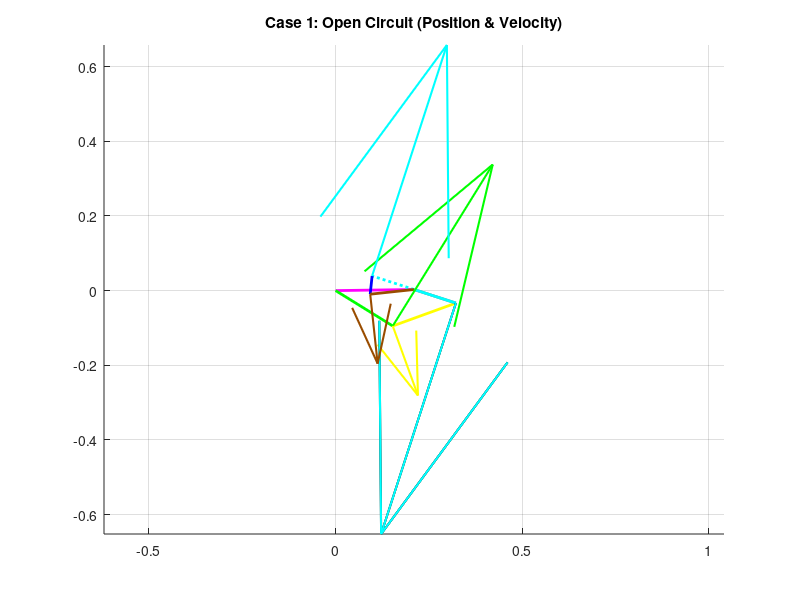
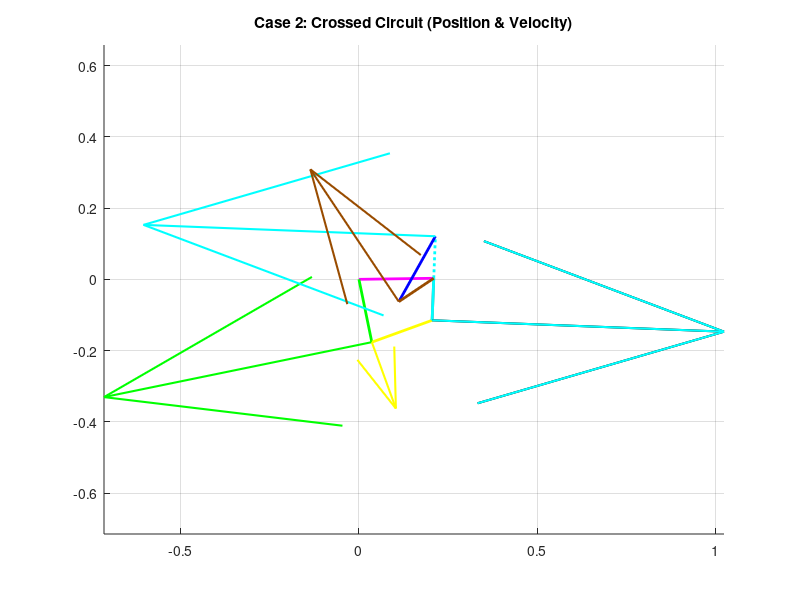

MATLAB code to generate these figures, in order:
clear all
close all
clc

% ==========================================
% SECTION 1: PARAMETERS & INPUT
% ==========================================
L1 = 0.210; % Ground (Pink)
L2_Loop1 = 0.180; % Green
L3_Loop1 = 0.180; % Yellow
L4_Shared = 0.118; % Grey

L2_Loop2 = 0.118; % Cyan
L3_Loop2 = 0.210; % Red

L2_Loop3 = 0.118; % Cyan (Extended)
L3_Loop3 = 0.210; % Blue
L4_Loop3 = 0.118; % Brown

d = L1;
offset_deg = 0.81;
offset = deg2rad(offset_deg);

q3d_global = 19.94; 
q3 = deg2rad(q3d_global) - offset;

w_Yellow = -2.2; % Input Angular Velocity

% ==========================================
% SECTION 2: POSITION ANALYSIS (CALCULATE ANGLES)
% ==========================================

% --- LOOP 1: Green-Yellow-Grey ---
a = L2_Loop1; b = L3_Loop1; c = L4_Shared;
K1=d/b; K2=d/c; K3=(b^2-a^2+c^2+d^2)/(2*b*c); K4=d/a; K5=(c^2-d^2-b^2-a^2)/(2*b*a);
A=cos(q3)-K1-K2*cos(q3)+K3; B=-2*sin(q3); C=K1-(K2+1)*cos(q3)+K3;
D=cos(q3)-K1+K4*cos(q3)+K5; E=-2*sin(q3); F=K1+(K4-1)*cos(q3)+K5;

q4_L1_open = 2*atan((-B - sqrt(B^2 - 4*A*C))/(2*A));
q2_L1_open = 2*atan((-E - sqrt(E^2 - 4*D*F))/(2*D));
q4_L1_cross = 2*atan((-B + sqrt(B^2 - 4*A*C))/(2*A));
q2_L1_cross = 2*atan((-E + sqrt(E^2 - 4*D*F))/(2*D));

% --- LOOP 2: Cyan-Red-Grey (Input: Grey) ---
a = L2_Loop2; b = L3_Loop2; c = L4_Shared;
K1_L2=d/c; K2_L2=d/a; K3_L2=(c^2-b^2+a^2+d^2)/(2*c*a); K4_L2=d/b; K5_L2=(a^2-d^2-c^2-b^2)/(2*c*b);

% Case 1 (Open Input from Loop 1)
q_in_1 = q4_L1_open;
A2_1=cos(q_in_1)-K1_L2-K2_L2*cos(q_in_1)+K3_L2; B2_1=-2*sin(q_in_1); C2_1=K1_L2-(K2_L2+1)*cos(q_in_1)+K3_L2;
D2_1=cos(q_in_1)-K1_L2+K4_L2*cos(q_in_1)+K5_L2; E2_1=-2*sin(q_in_1); F2_1=K1_L2+(K4_L2-1)*cos(q_in_1)+K5_L2;
q2_Cyan_1 = 2*atan((-B2_1 + sqrt(B2_1^2 - 4*A2_1*C2_1))/(2*A2_1)); 
q3_Red_1 = 2*atan((-E2_1 + sqrt(E2_1^2 - 4*D2_1*F2_1))/(2*D2_1));

% Case 2 (Crossed Input from Loop 1)
q_in_2 = q4_L1_cross;
A2_2=cos(q_in_2)-K1_L2-K2_L2*cos(q_in_2)+K3_L2; B2_2=-2*sin(q_in_2); C2_2=K1_L2-(K2_L2+1)*cos(q_in_2)+K3_L2;
D2_2=cos(q_in_2)-K1_L2+K4_L2*cos(q_in_2)+K5_L2; E2_2=-2*sin(q_in_2); F2_2=K1_L2+(K4_L2-1)*cos(q_in_2)+K5_L2;
q2_Cyan_2 = 2*atan((-B2_2 + sqrt(B2_2^2 - 4*A2_2*C2_2))/(2*A2_2)); 
q3_Red_2 = 2*atan((-E2_2 + sqrt(E2_2^2 - 4*D2_2*F2_2))/(2*D2_2));

% --- LOOP 3: Cyan-Blue-Brown (Input: Cyan) ---
a = L2_Loop3; b = L3_Loop3; c = L4_Loop3;
K1_L3=d/a; K2_L3=d/c; K3_L3=(a^2-b^2+c^2+d^2)/(2*a*c); K4_L3=d/b; K5_L3=(c^2-d^2-a^2-b^2)/(2*a*b);

% Case 1 (Open Input)
q_in_3_1 = q2_Cyan_1 + pi;
A3_1=cos(q_in_3_1)-K1_L3-K2_L3*cos(q_in_3_1)+K3_L3; B3_1=-2*sin(q_in_3_1); C3_1=K1_L3-(K2_L3+1)*cos(q_in_3_1)+K3_L3;
D3_1=cos(q_in_3_1)-K1_L3+K4_L3*cos(q_in_3_1)+K5_L3; E3_1=-2*sin(q_in_3_1); F3_1=K1_L3+(K4_L3-1)*cos(q_in_3_1)+K5_L3;
q4_Brown_1 = 2*atan((-B3_1 + sqrt(B3_1^2 - 4*A3_1*C3_1))/(2*A3_1));
q3_Blue_1 = 2*atan((-E3_1 + sqrt(E3_1^2 - 4*D3_1*F3_1))/(2*D3_1));

% Case 2 (Crossed Input)
q_in_3_2 = q2_Cyan_2 + pi;
A3_2=cos(q_in_3_2)-K1_L3-K2_L3*cos(q_in_3_2)+K3_L3; B3_2=-2*sin(q_in_3_2); C3_2=K1_L3-(K2_L3+1)*cos(q_in_3_2)+K3_L3;
D3_2=cos(q_in_3_2)-K1_L3+K4_L3*cos(q_in_3_2)+K5_L3; E3_2=-2*sin(q_in_3_2); F3_2=K1_L3+(K4_L3-1)*cos(q_in_3_2)+K5_L3;
q4_Brown_2 = 2*atan((-B3_2 + sqrt(B3_2^2 - 4*A3_2*C3_2))/(2*A3_2));
q3_Blue_2 = 2*atan((-E3_2 + sqrt(E3_2^2 - 4*D3_2*F3_2))/(2*D3_2));

% --- DISPLAY ANGLES ---
disp('======================================');
disp('       POSITION RESULTS (Degrees)');
disp('======================================');
disp('--- CASE 1 (OPEN) ---');
disp(['  Green:  ', num2str(rad2deg(q2_L1_open)+offset_deg)]);
disp(['  Yellow: ', num2str(q3d_global)]);
disp(['  Grey:   ', num2str(rad2deg(q4_L1_open)+offset_deg)]);
disp(['  Cyan:   ', num2str(rad2deg(q2_Cyan_1)+offset_deg)]);
disp(['  Red:    ', num2str(rad2deg(q3_Red_1)+offset_deg)]);
disp(['  Blue:   ', num2str(rad2deg(q3_Blue_1)+offset_deg)]);
disp(['  Brown:  ', num2str(rad2deg(q4_Brown_1)+offset_deg)]);
disp(' ');
disp('--- CASE 2 (CROSSED) ---');
disp(['  Green:  ', num2str(rad2deg(q2_L1_cross)+offset_deg)]);
disp(['  Yellow: ', num2str(q3d_global)]);
disp(['  Grey:   ', num2str(rad2deg(q4_L1_cross)+offset_deg)]);
disp(['  Cyan:   ', num2str(rad2deg(q2_Cyan_2)+offset_deg)]);
disp(['  Red:    ', num2str(rad2deg(q3_Red_2)+offset_deg)]);
disp(['  Blue:   ', num2str(rad2deg(q3_Blue_2)+offset_deg)]);
disp(['  Brown:  ', num2str(rad2deg(q4_Brown_2)+offset_deg)]);
disp(' ');

% ==========================================
% SECTION 3: VELOCITY ANALYSIS (CALCULATE OMEGAS)
% ==========================================
% w_Yellow = -2.2

% --- Loop 1 ---
a=L2_Loop1; b=L3_Loop1; c=L4_Shared;
% Case 1
w_Grey_1 = (b * w_Yellow * sin(q3 - q2_L1_open)) / (c * sin(q4_L1_open - q2_L1_open));
w_Green_1 = (b * w_Yellow * sin(q4_L1_open - q3)) / (a * sin(q4_L1_open - q2_L1_open));
% Case 2
w_Grey_2 = (b * w_Yellow * sin(q3 - q2_L1_cross)) / (c * sin(q4_L1_cross - q2_L1_cross));
w_Green_2 = (b * w_Yellow * sin(q4_L1_cross - q3)) / (a * sin(q4_L1_cross - q2_L1_cross));

% --- Loop 2 ---
a=L2_Loop2; b=L3_Loop2; c=L4_Shared;
% Case 1
w_Cyan_1 = (c * w_Grey_1 * sin(q4_L1_open - q3_Red_1)) / (a * sin(q2_Cyan_1 - q3_Red_1));
w_Red_1 = (c * w_Grey_1 * sin(q4_L1_open - q2_Cyan_1)) / (b * sin(q3_Red_1 - q2_Cyan_1));
% Case 2
w_Cyan_2 = (c * w_Grey_2 * sin(q4_L1_cross - q3_Red_2)) / (a * sin(q2_Cyan_2 - q3_Red_2));
w_Red_2 = (c * w_Grey_2 * sin(q4_L1_cross - q2_Cyan_2)) / (b * sin(q3_Red_2 - q2_Cyan_2));

% --- Loop 3 ---
a=L2_Loop3; b=L3_Loop3; c=L4_Loop3;
% Case 1
w_Brown_1 = (a * w_Cyan_1 * sin(q_in_3_1 - q3_Blue_1)) / (c * sin(q4_Brown_1 - q3_Blue_1));
w_Blue_1 = (a * w_Cyan_1 * sin(q4_Brown_1 - q_in_3_1)) / (b * sin(q4_Brown_1 - q3_Blue_1));
% Case 2
w_Brown_2 = (a * w_Cyan_2 * sin(q_in_3_2 - q3_Blue_2)) / (c * sin(q4_Brown_2 - q3_Blue_2));
w_Blue_2 = (a * w_Cyan_2 * sin(q4_Brown_2 - q_in_3_2)) / (b * sin(q4_Brown_2 - q3_Blue_2));

% --- DISPLAY VELOCITIES ---
disp('======================================');
disp('       VELOCITY RESULTS (rad/s)');
disp('======================================');
disp('--- CASE 1 (OPEN) ---');
disp(['  w_Green: ', num2str(w_Green_1)]);
disp(['  w_Yellow (Input): ', num2str(w_Yellow)]);
disp(['  w_Grey:  ', num2str(w_Grey_1)]);
disp(['  w_Cyan:  ', num2str(w_Cyan_1)]);
disp(['  w_Red:   ', num2str(w_Red_1)]);
disp(['  w_Blue:  ', num2str(w_Blue_1)]);
disp(['  w_Brown: ', num2str(w_Brown_1)]);
disp(' ');
disp('--- CASE 2 (CROSSED) ---');
disp(['  w_Green: ', num2str(w_Green_2)]);
disp(['  w_Yellow (Input): ', num2str(w_Yellow)]);
disp(['  w_Grey:  ', num2str(w_Grey_2)]);
disp(['  w_Cyan:  ', num2str(w_Cyan_2)]);
disp(['  w_Red:   ', num2str(w_Red_2)]);
disp(['  w_Blue:  ', num2str(w_Blue_2)]);
disp(['  w_Brown: ', num2str(w_Brown_2)]);

% ==========================================
% SECTION 4: VECTORS & PLOTTING
% ==========================================
Scale = 0.5;
RO4O2 = L1*exp(1i*offset);
RO4O2x = real(RO4O2); RO4O2y = imag(RO4O2);

% --- CASE 1 (OPEN) ---
figure(1)
hold on; title('Case 1: Open Circuit (Position & Velocity)');

% 1. Create Position Vectors (Relative to Link Origins)
% Loop 1
R_Green = L2_Loop1*exp(1i*(q2_L1_open+offset)); % Tail at O2
R_Yellow = L3_Loop1*exp(1i*(q3+offset)); % Tail at Green Tip
R_Grey = L4_Shared*exp(1i*(q4_L1_open+offset)); % Tail at O4

% Loop 2 (Corrected Origin: Starts at Grey Tip / O4)
% Note: Cyan in Loop 2 is attached to Grey (Link 4)
% Wait, standard 4-bar Loop 2: Ground -> Cyan -> Red -> Grey -> Ground? 
% No, usually it shares a link. If Grey is input to Loop 2, then Cyan is attached to Ground (O4)?
% Based on your previous logic "Cyan is Crank Loop 2", it starts at O4 (RO4O2).
R_Cyan = L2_Loop2*exp(1i*(q2_Cyan_1+offset)); % Tail at O4 (RO4O2)
R_Red = L3_Loop2*exp(1i*(q3_Red_1+offset)); % Tail at Cyan Tip

% Loop 3
R_Cyan_Up = L2_Loop3*exp(1i*(q_in_3_1+offset)); % Tail at O4 (RO4O2)
R_Blue = L3_Loop3*exp(1i*(q3_Blue_1+offset)); % Tail at Cyan Up Tip
R_Brown = L4_Loop3*exp(1i*(q4_Brown_1+offset)); % Tail at O4 (RO4O2)

% 2. Plot Mechanism (Position)
% Ground
plot([0 RO4O2x], [0 RO4O2y], 'm-', 'LineWidth', 2); 

% Loop 1
plot([0 real(R_Green)], [0 imag(R_Green)], 'g-', 'LineWidth', 2); % Green
plot([real(R_Green) real(R_Grey)+RO4O2x], [imag(R_Green) imag(R_Grey)+RO4O2y], 'y-', 'LineWidth', 2); % Yellow
plot([RO4O2x real(R_Grey)+RO4O2x], [RO4O2y imag(R_Grey)+RO4O2y], 'Color', [0.5 0.5 0.5], 'LineWidth', 2); % Grey

% Loop 2
plot([RO4O2x real(R_Cyan)+RO4O2x], [RO4O2y imag(R_Cyan)+RO4O2y], 'c-', 'LineWidth', 2); % Cyan
plot([real(R_Cyan)+RO4O2x real(R_Grey)+RO4O2x], [imag(R_Cyan)+RO4O2y imag(R_Grey)+RO4O2y], 'r-', 'LineWidth', 2); % Red

% Loop 3
plot([RO4O2x real(R_Cyan_Up)+RO4O2x], [RO4O2y imag(R_Cyan_Up)+RO4O2y], 'c:', 'LineWidth', 2); % Cyan Up
plot([real(R_Cyan_Up)+RO4O2x real(R_Brown)+RO4O2x], [imag(R_Cyan_Up)+RO4O2y imag(R_Brown)+RO4O2y], 'b-', 'LineWidth', 2); % Blue
plot([RO4O2x real(R_Brown)+RO4O2x], [RO4O2y imag(R_Brown)+RO4O2y], 'Color', [0.6 0.3 0], 'LineWidth', 2); % Brown

% 3. Calculate Velocities (V = 1i * R * w)
V_Green = 1i * R_Green * w_Green_1;
V_Yellow_Rel = 1i * R_Yellow * w_Yellow;
V_Grey = 1i * R_Grey * w_Grey_1;
V_Cyan = 1i * R_Cyan * w_Cyan_1;
V_Cyan_Up = 1i * R_Cyan_Up * w_Cyan_1;
V_Brown = 1i * R_Brown * w_Brown_1;

% 4. Plot Velocities (Quiver starts at Link Tip)
% Green (Start at Green Tip)
quiver(real(R_Green), imag(R_Green), real(V_Green)*Scale, imag(V_Green)*Scale, 0, 'Color', 'g', 'LineWidth', 1.5, 'MaxHeadSize', 0.5);
% Yellow Rel (Start at Green Tip - Relative Velocity)
quiver(real(R_Green), imag(R_Green), real(V_Yellow_Rel)*Scale, imag(V_Yellow_Rel)*Scale, 0, 'Color', 'y', 'LineWidth', 1.5, 'MaxHeadSize', 0.5);
% Grey (Start at Grey Tip)
quiver(real(R_Grey)+RO4O2x, imag(R_Grey)+RO4O2y, real(V_Grey)*Scale, imag(V_Grey)*Scale, 0, 'k', 'LineWidth', 1.5, 'MaxHeadSize', 0.5);
% Cyan Down (Start at Cyan Tip)
quiver(real(R_Cyan)+RO4O2x, imag(R_Cyan)+RO4O2y, real(V_Cyan)*Scale, imag(V_Cyan)*Scale, 0, 'c', 'LineWidth', 1.5, 'MaxHeadSize', 0.5);
% Cyan Up (Start at Cyan Up Tip)
quiver(real(R_Cyan_Up)+RO4O2x, imag(R_Cyan_Up)+RO4O2y, real(V_Cyan_Up)*Scale, imag(V_Cyan_Up)*Scale, 0, 'c', 'LineWidth', 1.5, 'MaxHeadSize', 0.5);
% Brown (Start at Brown Tip)
quiver(real(R_Brown)+RO4O2x, imag(R_Brown)+RO4O2y, real(V_Brown)*Scale, imag(V_Brown)*Scale, 0, 'Color', [0.6 0.3 0], 'LineWidth', 1.5, 'MaxHeadSize', 0.5);

axis equal; grid on;

% --- CASE 2 (CROSSED) ---
figure(2)
hold on; title('Case 2: Crossed Circuit (Position & Velocity)');

% 1. Create Vectors
R_Green_2 = L2_Loop1*exp(1i*(q2_L1_cross+offset));
R_Yellow_2 = L3_Loop1*exp(1i*(q3+offset));
R_Grey_2 = L4_Shared*exp(1i*(q4_L1_cross+offset));
R_Cyan_2 = L2_Loop2*exp(1i*(q2_Cyan_2+offset));
R_Red_2 = L3_Loop2*exp(1i*(q3_Red_2+offset));
R_Cyan_Up_2 = L2_Loop3*exp(1i*(q_in_3_2+offset));
R_Blue_2 = L3_Loop3*exp(1i*(q3_Blue_2+offset));
R_Brown_2 = L4_Loop3*exp(1i*(q4_Brown_2+offset));

% 2. Plot Position
plot([0 RO4O2x], [0 RO4O2y], 'm-', 'LineWidth', 2);
plot([0 real(R_Green_2)], [0 imag(R_Green_2)], 'g-', 'LineWidth', 2);
plot([real(R_Green_2) real(R_Grey_2)+RO4O2x], [imag(R_Green_2) imag(R_Grey_2)+RO4O2y], 'y-', 'LineWidth', 2);
plot([RO4O2x real(R_Grey_2)+RO4O2x], [RO4O2y imag(R_Grey_2)+RO4O2y], 'Color', [0.5 0.5 0.5], 'LineWidth', 2);
plot([RO4O2x real(R_Cyan_2)+RO4O2x], [RO4O2y imag(R_Cyan_2)+RO4O2y], 'c-', 'LineWidth', 2);
plot([real(R_Cyan_2)+RO4O2x real(R_Grey_2)+RO4O2x], [imag(R_Cyan_2)+RO4O2y imag(R_Grey_2)+RO4O2y], 'r-', 'LineWidth', 2);
plot([RO4O2x real(R_Cyan_Up_2)+RO4O2x], [RO4O2y imag(R_Cyan_Up_2)+RO4O2y], 'c:', 'LineWidth', 2);
plot([real(R_Cyan_Up_2)+RO4O2x real(R_Brown_2)+RO4O2x], [imag(R_Cyan_Up_2)+RO4O2y imag(R_Brown_2)+RO4O2y], 'b-', 'LineWidth', 2);
plot([RO4O2x real(R_Brown_2)+RO4O2x], [RO4O2y imag(R_Brown_2)+RO4O2y], 'Color', [0.6 0.3 0], 'LineWidth', 2);

% 3. Calculate Velocities
V_Green_2 = 1i * R_Green_2 * w_Green_2;
V_Yellow_Rel_2 = 1i * R_Yellow_2 * w_Yellow;
V_Grey_2 = 1i * R_Grey_2 * w_Grey_2;
V_Cyan_2 = 1i * R_Cyan_2 * w_Cyan_2;
V_Cyan_Up_2 = 1i * R_Cyan_Up_2 * w_Cyan_2;
V_Brown_2 = 1i * R_Brown_2 * w_Brown_2;

% 4. Plot Velocities
quiver(real(R_Green_2), imag(R_Green_2), real(V_Green_2)*Scale, imag(V_Green_2)*Scale, 0, 'Color', 'g', 'LineWidth', 1.5, 'MaxHeadSize', 0.5);
quiver(real(R_Green_2), imag(R_Green_2), real(V_Yellow_Rel_2)*Scale, imag(V_Yellow_Rel_2)*Scale, 0, 'Color', 'y', 'LineWidth', 1.5, 'MaxHeadSize', 0.5);
quiver(real(R_Grey_2)+RO4O2x, imag(R_Grey_2)+RO4O2y, real(V_Grey_2)*Scale, imag(V_Grey_2)*Scale, 0, 'k', 'LineWidth', 1.5, 'MaxHeadSize', 0.5);
quiver(real(R_Cyan_2)+RO4O2x, imag(R_Cyan_2)+RO4O2y, real(V_Cyan_2)*Scale, imag(V_Cyan_2)*Scale, 0, 'c', 'LineWidth', 1.5, 'MaxHeadSize', 0.5);
quiver(real(R_Cyan_Up_2)+RO4O2x, imag(R_Cyan_Up_2)+RO4O2y, real(V_Cyan_Up_2)*Scale, imag(V_Cyan_Up_2)*Scale, 0, 'c', 'LineWidth', 1.5, 'MaxHeadSize', 0.5);
quiver(real(R_Brown_2)+RO4O2x, imag(R_Brown_2)+RO4O2y, real(V_Brown_2)*Scale, imag(V_Brown_2)*Scale, 0, 'Color', [0.6 0.3 0], 'LineWidth', 1.5, 'MaxHeadSize', 0.5);

axis equal; grid on;
